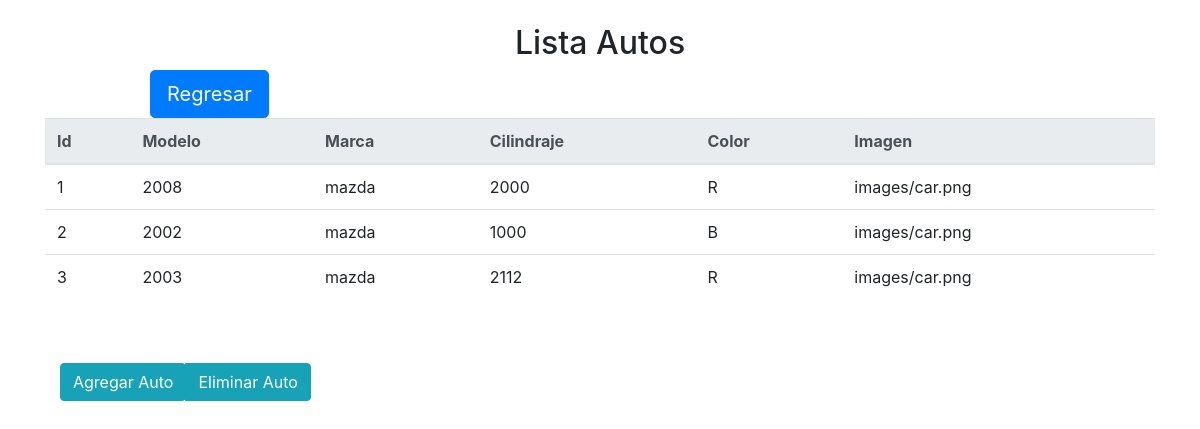
/lista_admin.php, run on the app's committed database.
### tables this page shows
CREATE TABLE `cars` (
  `id` int(11) NOT NULL,
  `modelo` varchar(30) NOT NULL,
  `marca` varchar(25) NOT NULL,
  `cilindraje` int(5) NOT NULL,
  `color` varchar(8) NOT NULL,
  `imagen` varchar(50) NOT NULL
);

### lista_admin.php (the view, shortened to what this page needs)
<html>
	<head><title>AUTOS</title>
	 <link rel="stylesheet" href="https://stackpath.bootstrapcdn.com/bootstrap/4.3.1/css/bootstrap.min.css">
	 </head>
	<body>
  <br><h2 align="center">Lista Autos</h2>
	<table>
	<th width="920px" style="padding-top: 0px; padding-right: 0px; padding-bottom: 0px; padding-left: 150px"><a href="index.php"><button type="button" class="btn btn-primary btn-lg">
	Regresar</button></a></th>
	</table>
  <div class="container">
  <table class="table" id="tabla">
    <thead class="thead-light">
      <tr>
			<th>Id</th>
			<th>Modelo</th>
			<th>Marca</th>
			<th>Cilindraje</th>
			<th>Color</th>
			<th>Imagen</th>
      </tr>
	</thead>
   </div>
	</body>
</html>
<?php
	include "database.php";
	  $sql_users="SELECT * FROM cars";
	  $result=$conn->query($sql_users);
	  if($result->num_rows > 0){
		  while ($row = $result->fetch_assoc()) {
			  echo "<tr><td>".$row['id']."</td>";
			  echo "<td>".$row['modelo']."</td>";
			  echo "<td>".$row['marca']."</td>";
			  echo "<td>".$row['cilindraje']."</td>";
			  echo "<td>".$row['color']."</td>";
			  echo "<td>".$row['imagen']."</td>";
			}
	  }else{
		  echo "::: No hay Autos registrados :::";
	  }
?>
<html>
<br><br>
<div class="well-sm col-sm-12">
<div class="btn-group pull-right">
	<td><a href="add.php"><button type="button" id="agregar" name='agregar' class="btn btn-info">Agregar Auto</button></a>
	</td><td></td><td></td><td></td>
	<td><button type="button" id="eliminar" name='eliminar' class="btn btn-info" onclick="eliminar()">Eliminar Auto</button>
	</td>
</div>
</div>
</html>

### data on the page
cars: id "1", modelo "2008", marca "mazda", cilindraje "2000", color "R", imagen "images/car.png"
cars: id "2", modelo "2002", marca "mazda", cilindraje "1000", color "B", imagen "images/car.png"
cars: id "3", modelo "2003", marca "mazda", cilindraje "2112", color "R", imagen "images/car.png"
